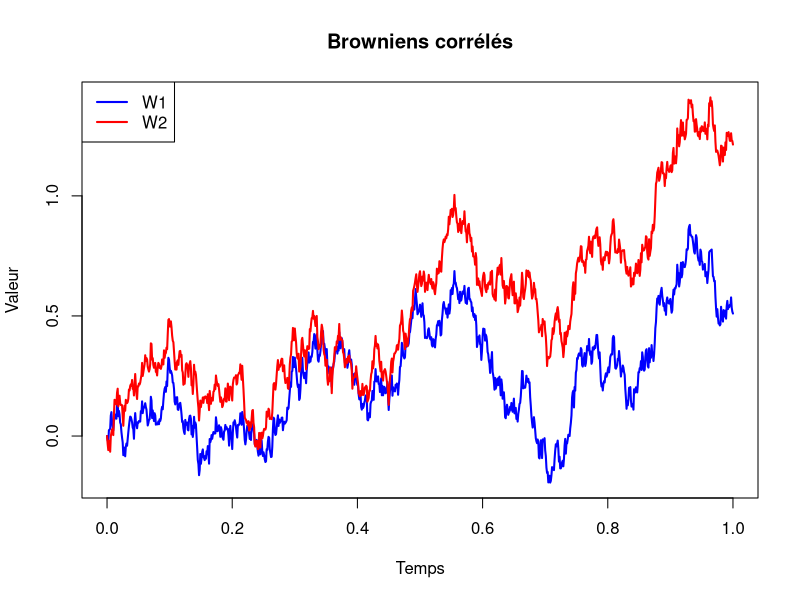
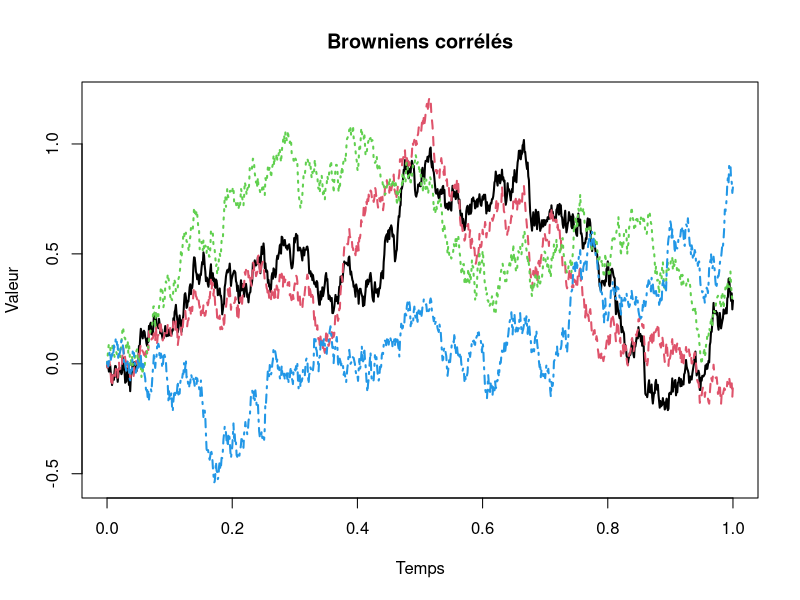
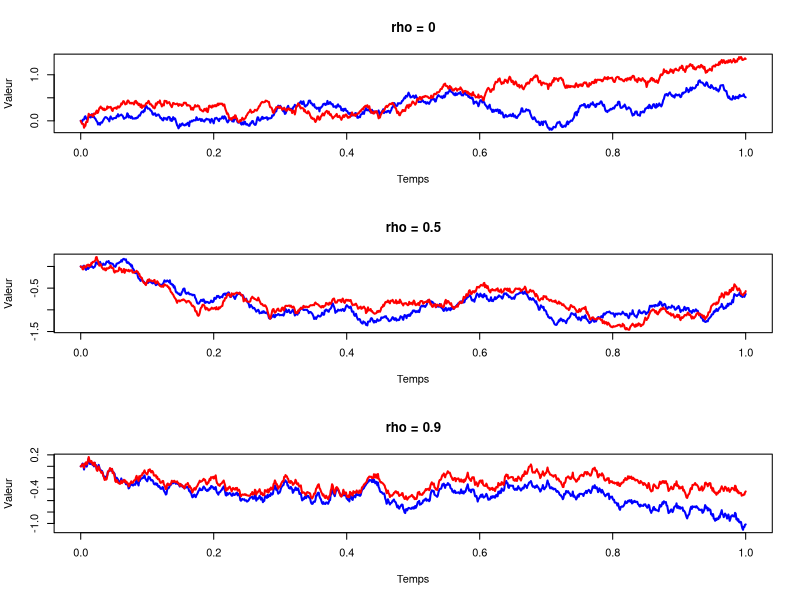
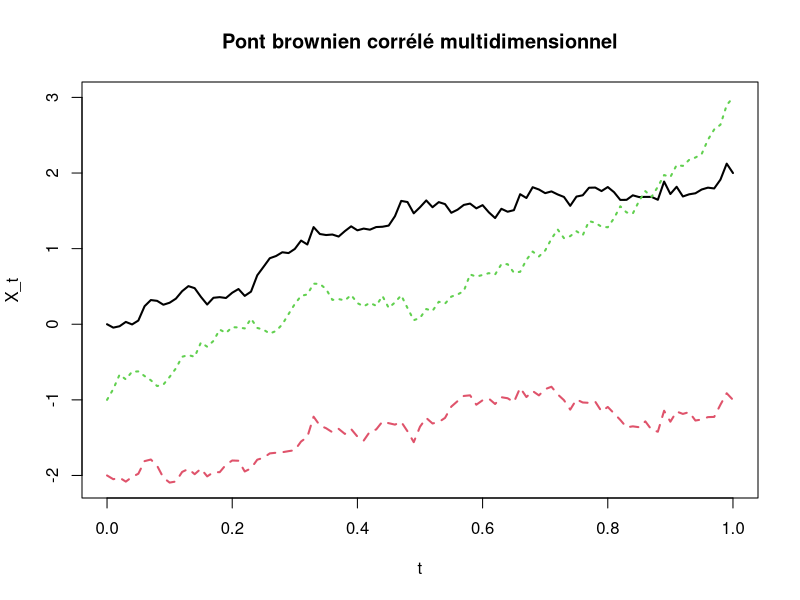

These charts were generated, in order, by the following R code:
set.seed(123)

# Paramètres
T  <- 1
n  <- 1000
dt <- T / n
rho <- 0.8

# Incréments browniens indépendants
dB1 <- rnorm(n, mean = 0, sd = sqrt(dt))
dB2 <- rnorm(n, mean = 0, sd = sqrt(dt))

# Construction des browniens corrélés
dW1 <- dB1
dW2 <- rho * dB1 + sqrt(1 - rho^2) * dB2

# Trajectoires
W1 <- c(0, cumsum(dW1))
W2 <- c(0, cumsum(dW2))

# Temps
t <- seq(0, T, length.out = n + 1)

# Affichage
plot(t, W1, type = "l", col = "blue", lwd = 2,
     ylim = range(c(W1, W2)),
     xlab = "Temps", ylab = "Valeur",
     main = "Browniens corrélés")

lines(t, W2, col = "red", lwd = 2)

legend("topleft",
       legend = c("W1", "W2"),
       col = c("blue", "red"),
       lwd = 2)

cor(dW1, dW2)


# multidimensionnel

set.seed(123)

# Paramètres
n_assets <- 4
n_steps  <- 1000
T        <- 1
dt       <- T / n_steps

# Matrice de corrélation
Sigma <- matrix(c(
  1.0, 0.7, 0.3, 0.2,
  0.7, 1.0, 0.5, 0.1,
  0.3, 0.5, 1.0, 0.4,
  0.2, 0.1, 0.4, 1.0
), nrow = 4, byrow = TRUE)

# Décomposition de Cholesky
R <- chol(Sigma)

# Matrice des incréments indépendants
Z <- matrix(
  rnorm(n_assets * n_steps),
  nrow = n_assets
)

# Incréments corrélés
dW <- sqrt(dt) * t(R) %*% Z

# Construction des trajectoires
W <- apply(dW, 1, cumsum)

# Ajouter W_0 = 0
W <- rbind(rep(0, n_assets), W)

# Temps
time <- seq(0, T, length.out = n_steps + 1)

# Plot
matplot(
  time,
  W,
  type = "l",
  lwd = 2,
  xlab = "Temps",
  ylab = "Valeur",
  main = "Browniens corrélés"
)

cor(t(dW))


set.seed(123)

T  <- 1
n  <- 1000
dt <- T/n

rho_values <- c(0, 0.5, 0.9)

par(mfrow = c(3,1))

for(rho in rho_values){
  
  dB1 <- rnorm(n, 0, sqrt(dt))
  dB2 <- rnorm(n, 0, sqrt(dt))
  
  dW1 <- dB1
  dW2 <- rho * dB1 + sqrt(1-rho^2) * dB2
  
  W1 <- c(0, cumsum(dW1))
  W2 <- c(0, cumsum(dW2))
  
  t <- seq(0, T, length.out = n+1)
  
  plot(t, W1, type="l", col="blue", lwd=2,
       ylim=range(c(W1,W2)),
       main=paste("rho =", rho),
       xlab="Temps", ylab="Valeur")
  
  lines(t, W2, col="red", lwd=2)
}

### pont brownien 
par(mfrow = c(1,1))

set.seed(123)

n_assets <- 3
T <- 1
n <- 100
dt <- T/n

Sigma <- matrix(c(
  1, 0.7, 0.3,
  0.7, 1, 0.5,
  0.3, 0.5, 1
), 3, 3)

R <- chol(Sigma)

Z <- matrix(rnorm(n_assets * n), nrow = n_assets)

dW <- sqrt(dt) * t(R) %*% Z
W <- matrix(0, n_assets, n + 1)

for(i in 1:n_assets){
  W[i, 2:(n+1)] <- cumsum(dW[i, ])
}

time <- seq(0, T, length.out = n+1)

a <- c(0, -2, -1)
b <- c(2, -1, 3)

X <- matrix(0, n_assets, n+1)

for(i in 1:n_assets){
  X[i, ] <- a[i] + (time/T)*(b[i] - a[i]) +
    (W[i, ] - (time/T) * W[i, n+1])
}


matplot(time, t(X), type="l", lwd=2,
        main="Pont brownien corrélé multidimensionnel",
        xlab="t", ylab="X_t")


### avec plusieurs records

x_r<-c(0,50,120,500)
y_r<-c(0,10,45,50)
n_r<-x_r[-1]-x_r[-4]

N<-length(x_r)-1


n <- 4
alpha <- 0.3

Sigma <- matrix(0, n, n)

for(i in 1:n){
  for(j in 1:n){
    Sigma[i,j] <- exp(-alpha * abs(i-j))
  }
}

results<-matrix(0,ncol=x_r[-(length(x_r))],nrow=n)
for(i in N){
  
}
